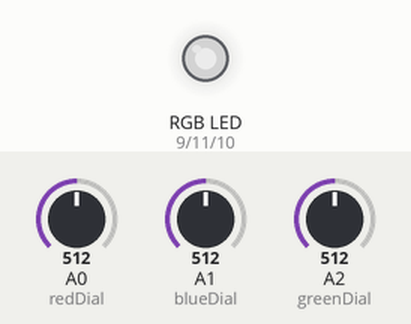
A sketch run on a simulated Arduino Uno, built with avr-gcc and run on an emulated ATmega328P. Shown: an RGB LED mixed from three pins (HIGH = lit). The inputs (shaded band) are chosen by the test bench; at power-on: A0 (redDial) = 512, A1 (blueDial) = 512, A2 (greenDial) = 512. Dim RGB values are drawn brighter than linear.

Above: at 1.2 s.
1.3 s: A0 (redDial) set to 716
At 1.9 s:
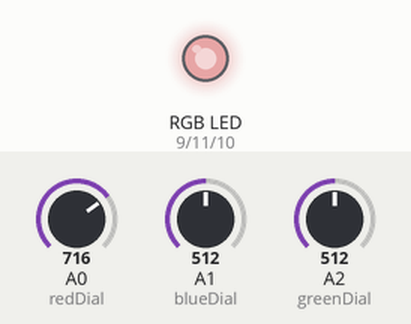
2.8 s: A1 (blueDial) set to 716
At 4.0 s:
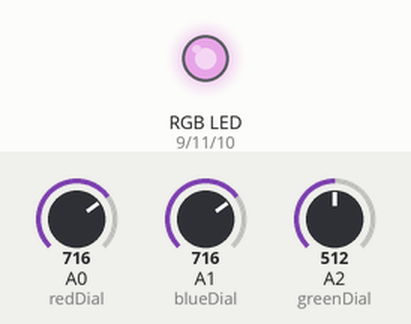
4.3 s: A2 (greenDial) set to 716
At 5.4 s:
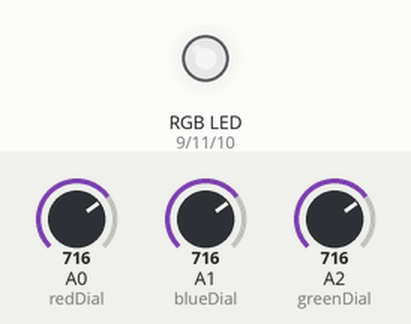
5.8 s: A0 (redDial) set to 900
At 6.5 s:
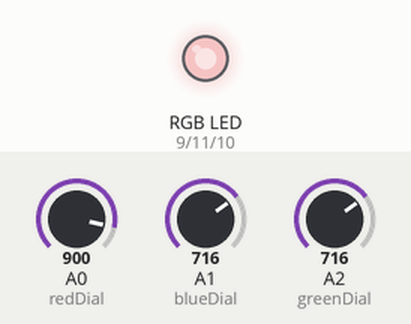
7.3 s: A1 (blueDial) set to 900
At 7.6 s:
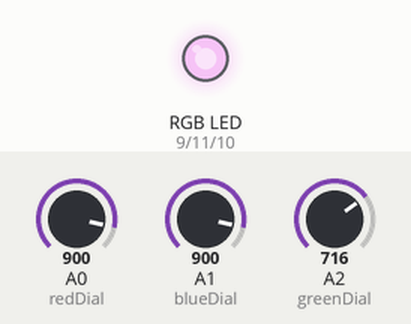
8.8 s: A2 (greenDial) set to 900
At 10.0 s:
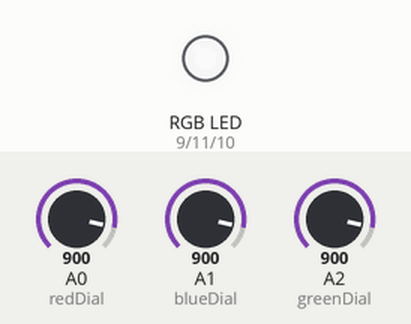
Timing chart, 0 to 11.3 s (numbered marks = the images above; inputs shaded):
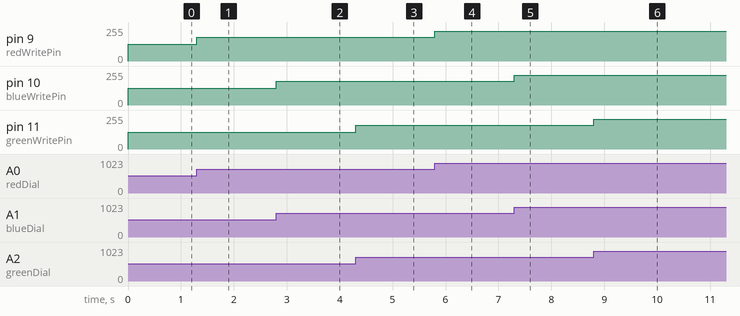

The sketch:

tema_lab_1.ino
```cpp
const int redDial = A0;
const int blueDial = A1;
const int greenDial = A2;
const int redWritePin = 9;
const int blueWritePin = 10;
const int greenWritePin = 11;
const int writeOffset = 10;
const int lowPassFilter = 20;

int redValue=0;
int greenValue=0;
int blueValue=0;
bool isLowPassFilterTriggerd = false;

int lastRedValue = 1023;
int lastBlueValue =1023;
int lastGreenValue = 1023;
int lastSumValue = 3069;
int currentSumValue =0;


void setup() {
    Serial.begin(9600);
    pinMode(redDial,INPUT);
    pinMode(blueDial,INPUT);
    pinMode(greenDial,INPUT);
    pinMode(redWritePin,OUTPUT);
    pinMode(blueWritePin,OUTPUT);
    pinMode(greenWritePin,OUTPUT);
    loadLastPreset();
}
// change the voltage for each color if the differce between the current one and the last one is bigger than an offset
//
void loop() {
  redValue=analogRead(redDial);
  blueValue=analogRead(blueDial);
  greenValue=analogRead(greenDial);
  lowPassFileter();
  currentSumValue= redValue + blueValue + greenValue;
    if(abs(currentSumValue-lastSumValue)>=writeOffset || isLowPassFilterTriggerd )
    {
      if(abs(lastRedValue-redValue) >=writeOffset || isLowPassFilterTriggerd ){
          analogWrite(redWritePin,toVoltage(redValue));
          lastRedValue = redValue;
      }
      if(abs(lastBlueValue-blueValue) >= writeOffset || isLowPassFilterTriggerd ){
          analogWrite(blueWritePin,toVoltage(blueValue));
          lastBlueValue = blueValue;
      }
      if(abs(lastGreenValue-greenValue) >= writeOffset || isLowPassFilterTriggerd ){
          analogWrite(greenWritePin,toVoltage(greenValue));
          lastGreenValue = greenValue;
      }
      isLowPassFilterTriggerd = false;
      lastSumValue = lastGreenValue + lastBlueValue + lastRedValue;
    }
}


// Loads the last Color preset
void loadLastPreset(){
  lastRedValue = redValue=analogRead(redDial);
  lastBlueValue = blueValue=analogRead(blueDial);
  lastGreenValue = greenValue=analogRead(greenDial);
  lastSumValue = lastGreenValue + lastBlueValue + lastRedValue;
  analogWrite(redWritePin,toVoltage(redValue));
  analogWrite(blueWritePin,toVoltage(blueValue));
  analogWrite(greenWritePin,toVoltage(greenValue));
}

void lowPassFileter()
{
  if( redValue < lowPassFilter && redValue != 0 ){
    redValue = 0;
    isLowPassFilterTriggerd = true;
  }
   if( blueValue < lowPassFilter && blueValue != 0 ){
    blueValue = 0;
    isLowPassFilterTriggerd = true;
  }
   if( greenValue < lowPassFilter && greenValue != 0 ){
    greenValue = 0;
    isLowPassFilterTriggerd = true;
  }
}

int toVoltage(int value) {
  int result = 0.0;
  result = map(value, 0 , 1023 , 0 , 255);
  return result;
}
```

Measured:
- after the input at 1.3 s, pin 9 (redWritePin): 127/255 → 178/255 at once
- after the input at 2.8 s, pin 10 (blueWritePin): 127/255 → 178/255 at once
- after the input at 4.3 s, pin 11 (greenWritePin): 127/255 → 178/255 at once
- after the input at 5.8 s, pin 9 (redWritePin): 178/255 → 224/255 at once
- after the input at 7.3 s, pin 10 (blueWritePin): 178/255 → 224/255 at once
- after the input at 8.8 s, pin 11 (greenWritePin): 178/255 → 224/255 at once
